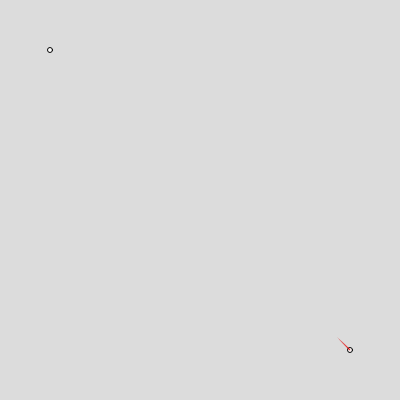
Frame 1 (no input)
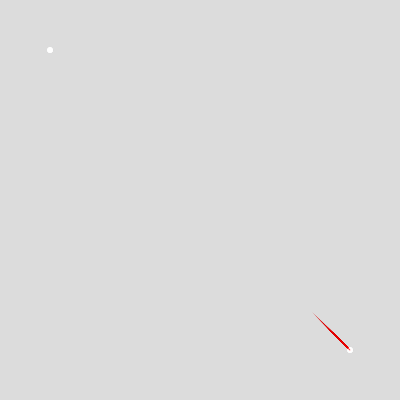
Frame 60 (no input)
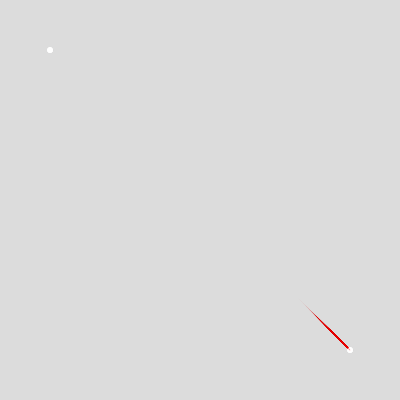
Frame 120 (the mouse pressed at the canvas centre since frame 60)

The p5.js sketch that drew these frames (run headless with seeded random() and noise() and a simulated clock; from frame 60 on, the mouse is pressed at the canvas centre):

// p5.js sketch
// ── sketch.js
let sp;
function setup() {
  createCanvas(400, 400);
  background(220);
  sp = new SandPainter(color(255,0,0));
 
}
function draw() {
  circle(50,50,5);
  circle(350,350,5)
  sp.render(50,50,350,350);
}


const MaxG = 1.0;
class SandPainter {
  constructor(col) {
    this.c = col;
    this.g = random(0.01, 0.1);
  }
  render(x, y, ox, oy) {
    // modulate gain
    this.g = constrain(this.g + random(-0.05, 0.05), 0, MaxG);

    // calculate grains by distance
    let grains = int(sqrt((ox-x)*(ox-x)+(oy-y)*(oy-y)));
    //let grains = 64;

    // lay down grains of sand (transparent pixels)
    let w = this.g / (grains - 1);
    for (let i = 0; i < grains; i++) {
      let a = 0.1 - i / (grains * 10.0);
      stroke(red(this.c), green(this.c), blue(this.c), a * 256);
      point(ox + (x - ox) * sin(sin(i * w)), oy + (y - oy) * sin(sin(i * w)));
    }
  }
}
